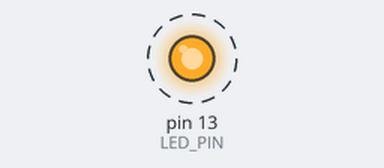
Recording of a sketch running on a simulated Arduino Uno, built with avr-gcc and run on an emulated ATmega328P. On the bench: output pins drawn as LEDs (lit = HIGH). Dashed ring = blinking.

Above: at 0.9 s.
Timing chart, 0 to 4.6 s (numbered marks = the images above):
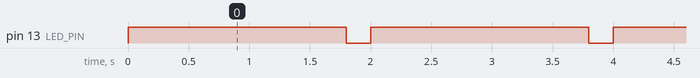

Measured:
- by itself, pin 13 (LED_PIN): alternates HIGH for 1.8 s and LOW for 0.20 s

The sketch:

Blinktest2.ino
```cpp
/*
  Blinktest2

  LEDを点滅させる

  2020年1月17日作成
  坂本 元

*/

const int LED_PIN = 13;         // LEDを接続しているデジタルピン（13は基板上のLEDも兼用）

void setup() {
  pinMode(LED_PIN, OUTPUT);     // LED_PINを出力に設定
}

void loop() {
  digitalWrite(LED_PIN, HIGH);  // LED_PIN に HIGH を出力
  delay(1800);                  // 1.8秒待つ
  digitalWrite(LED_PIN, LOW);   // LED_PIN に LOW を出力
  delay(200);                   // 0.2秒待つ
}
```
